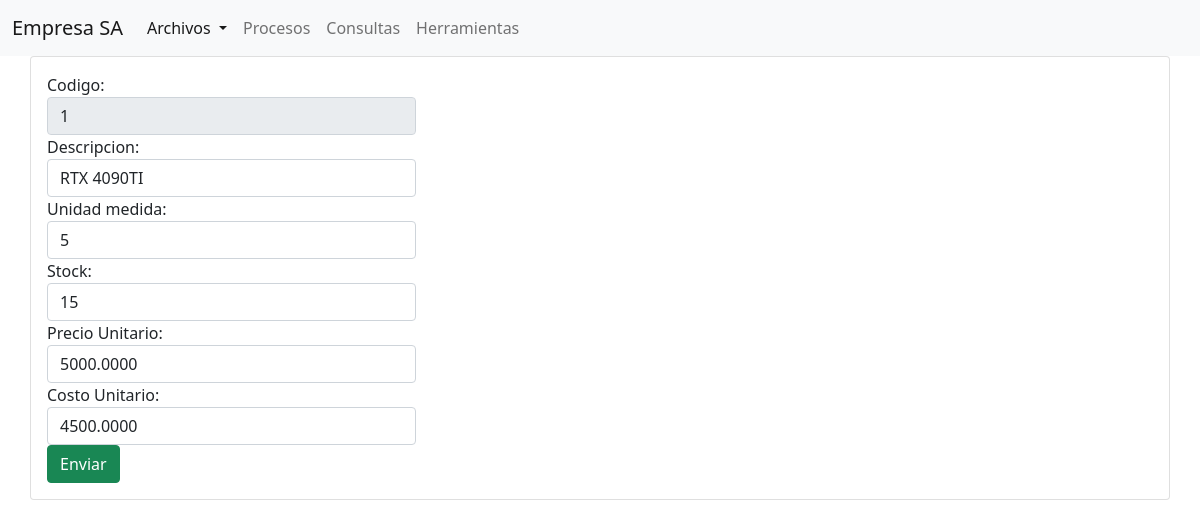
The page /Modules/Productos/modifica_prod.php?codigo=1 on the database its author committed.
### tables this page shows
CREATE TABLE `productos` (
  `idProducto` int(11) NOT NULL,
  `nomproducto` varchar(50) NOT NULL,
  `unimed` varchar(15) NOT NULL,
  `stock` int(11) NOT NULL,
  `preuni` decimal(10,4) NOT NULL,
  `cosuni` decimal(10,4) NOT NULL,
  `idLinea` int(11) DEFAULT NULL
);

### clases/producto.php (called while the page is built, shortened)
<?php
class Producto {
		private $con;
		public function conectar_db($cn){
			$this->con = $cn;
		}
        public function consulta($id){
			$sql = "SELECT * FROM productos where idProducto=$id";
			$res = mysqli_query($this->con, $sql);
			$return = mysqli_fetch_array($res );
			return $return ;
		}
	}
?>

### Modules/Productos/modifica_prod.php (the view)
<?php include_once(__DIR__.'/../../header.php') ?>
<?php
$codigo = $_GET["codigo"];
include_once(__DIR__.'/../../includes/acceso.php');
include_once(__DIR__.'/../../clases/producto.php');
$conexion = connect_db();
$oproducto = new Producto();
$oproducto->conectar_db($conexion);
$datos=$oproducto->consulta($codigo);
?>
<div class="container p-12">
<div class="row">
    <div class="card card-body">
        <form action="modifica_producto.php" method="post">
        <div class="form-group">
        <div class="col-md-4">Codigo:</div>
        <div class="col-md-4">
            <input type="text" name="idproducto" class="form-control" value="<?php echo $codigo;?>" readonly>
            </div>
            <div class="col-md-4">Descripcion:</div>
            <div class="col-md-4">
            <input type="text" name="nom" class="form-control" value="<?php echo $datos['nomproducto'];?>" >
        </div>
        <div class="col-md-4">Unidad medida:</div>
        <div class="col-md-4">
            <input type="text" name="und" class="form-control" value="<?php echo $datos['unimed'];?>">
            </div>
            <div class="col-md-4">Stock:</div>
            <div class="col-md-4">
            <input type="text" name="can" class="form-control" value="<?php echo $datos['stock'];?>">
            </div>
            <div class="col-md-4">Precio Unitario:</div>
            <div class="col-md-4">
            <input type="text" name="pre" class="form-control" value="<?php echo $datos['preuni'];?>">
            </div>
            <div class="col-md-4">Costo Unitario:</div>
            <div class="col-md-4">
            <input type="text" name="cos" class="form-control" value="<?php echo $datos['cosuni'];?>">
            </div>
            <div class="col-md-4">
            <input type="submit" class="btn btn-success btn-block" name="envia_datos" value="Enviar">
            </div>
        </form>
    </div>
  </div>
 </div>
<?php include_once(__DIR__.'/../../footer.php') ?>

### rows shown on the page
productos: nom "RTX 4090TI", und "5", can "15", pre "5000.0000", cos "4500.0000"
